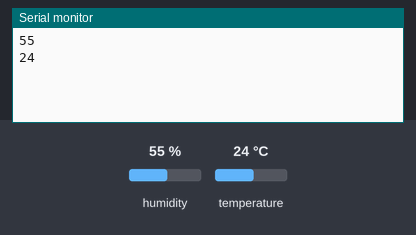
A sketch run on a simulated Arduino Uno, built with avr-gcc and run on an emulated ATmega328P. On the bench: the last lines printed to the serial monitor. The inputs (shaded band) are chosen by the test bench; at power-on: humidity 55 %, temperature 24 °C.

Above: at 1.3 s.
1.4 s: humidity set to 22 %
At 2.8 s:
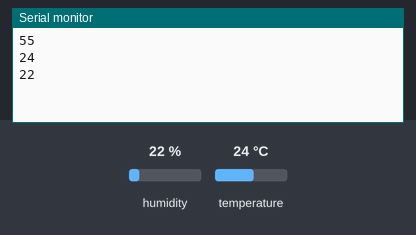
2.9 s: temperature set to 12 °C
At 4.1 s:
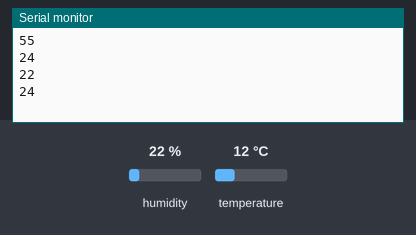
4.4 s: humidity set to 40 %
At 6.4 s:
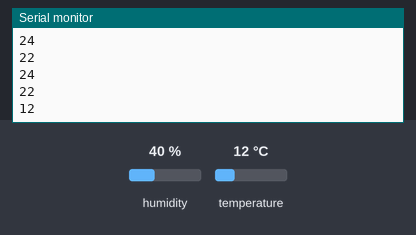
Timing chart, 0 to 7.9 s (numbered marks = the images above; inputs shaded):
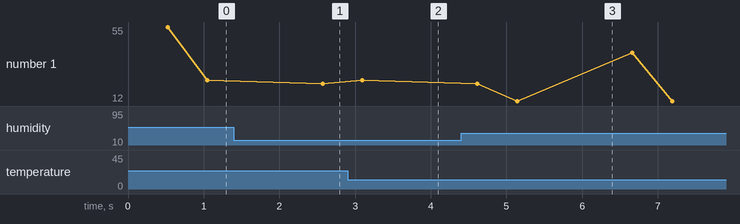

The sketch:

dht11_temp_humidity.ino
```cpp
#include <DHT11.h>
DHT11 dht11(2);
void setup() {
  // put your setup code here, to run once:
 Serial.begin(9600);
}

void loop() {
  // put your main code here, to run repeatedly:
Serial.println(dht11.readHumidity());
Serial.println(dht11.readTemperature());
delay(1000);
}
```

Measured:
- after the input at 1.4 s, the serial monitor: prints a new line after 1.2 s (image 1)
- plotted number 1: 24 → 22 after the input at 1.4 s
